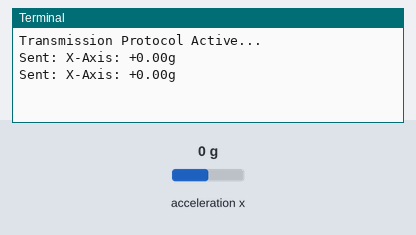
Simulated run of this program. Board: Raspberry Pi (BCM pin numbers). On the bench: the last lines printed to the terminal. The inputs (shaded band) are chosen by the test bench; at power-on: acceleration x 0 g. No MQTT or app messages arrive unless stated.

Above: at 1.3 s.
1.4 s: acceleration x set to -1.4 g
At 2.7 s:
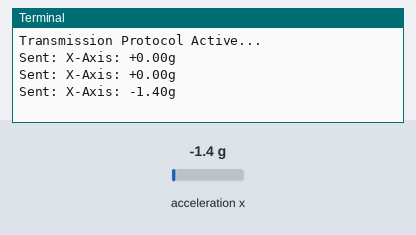
2.9 s: acceleration x set to -0.8 g
At 3.7 s:
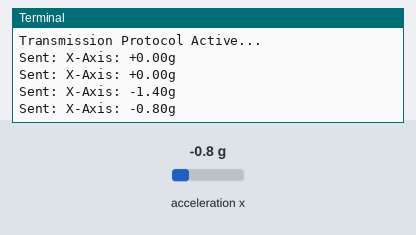
Timing chart, 0 to 5.9 s (numbered marks = the images above; inputs shaded):
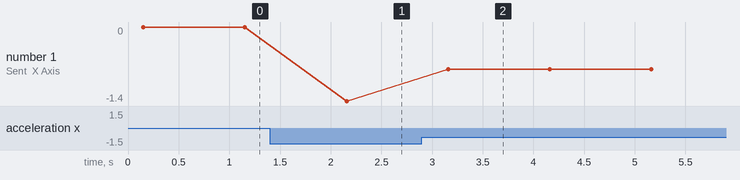

Measured:
- after the input at 1.4 s, the terminal: prints a new line after 0.76 s (image 1)
- after the input at 2.9 s, the terminal: prints a new line after 0.26 s (image 2)
- plotted number 1: 0 → -1.4 after the input at 1.4 s, -1.4 → -0.8 after the input at 2.9 s

The program:

mpu6050_mqtt.py
```python
import smbus2
import time
import paho.mqtt.client as mqtt

# 1. Initialize Hardware (MPU6050 only)
bus = smbus2.SMBus(1)
bus.write_byte_data(0x68, 0x6B, 0) # Wake up

# 2. Initialize Network (MQTT)
client = mqtt.Client()
client.connect("127.0.0.1", 1883, 60)
client.loop_start() # CRITICAL: Starts the background network thread

print("Transmission Protocol Active...")

try:
    while True:
        # Read raw X-axis data
        high = bus.read_byte_data(0x68, 0x3B)
        low = bus.read_byte_data(0x68, 0x3C)
        val = (high << 8) | low
        if val > 32768:
            val -= 65536

        ax = val / 16384.0 # Scale to 'g'
        payload = f"X-Axis: {ax:+.2f}g"

        # Publish to the exact topic we tested in Phase 2
        client.publish("test/data", payload)
        print(f"Sent: {payload}")

        time.sleep(1) # 1-second delay for stability

except KeyboardInterrupt:
    client.loop_stop()
    print("\nTransmission Terminated.")
```
